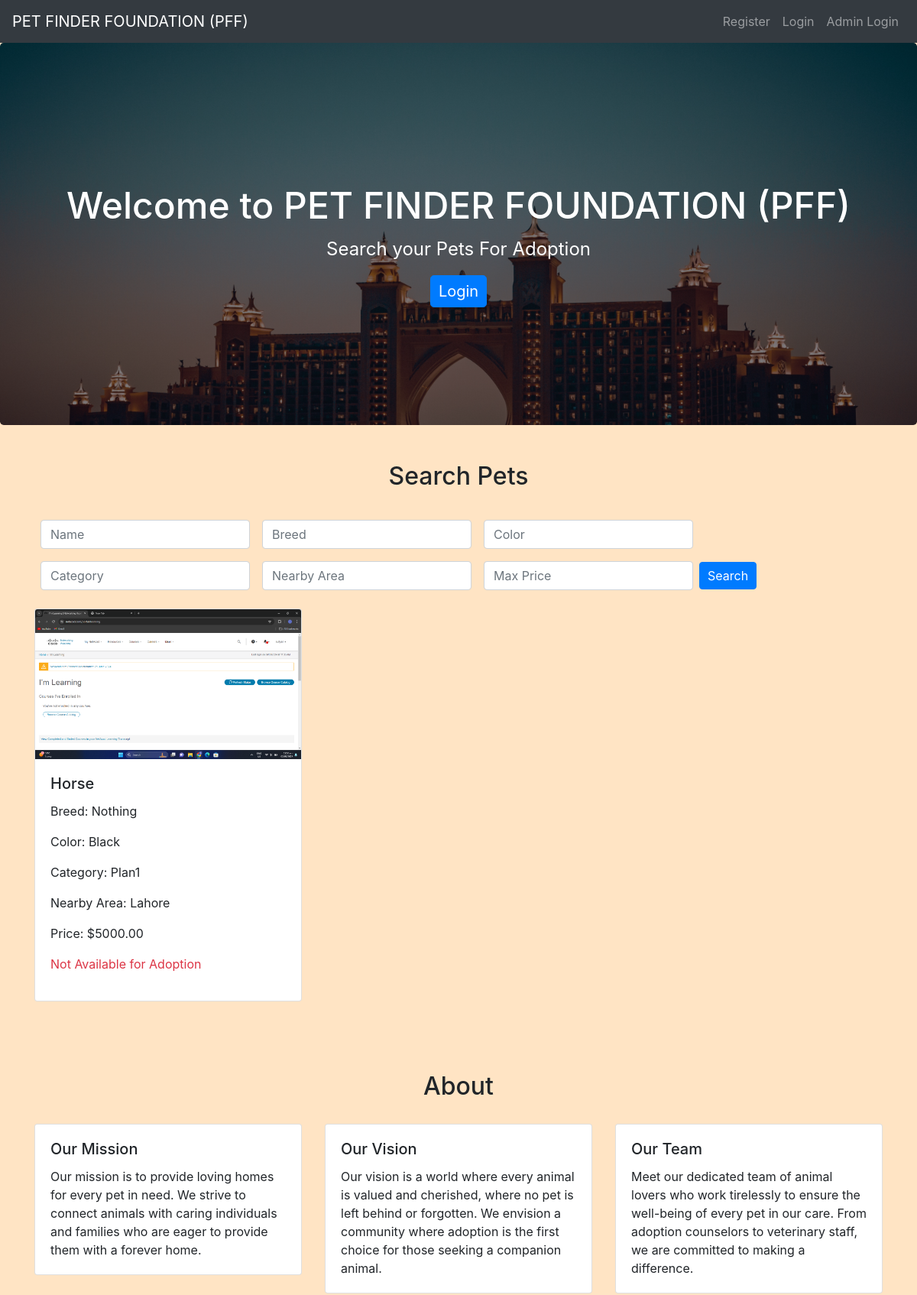
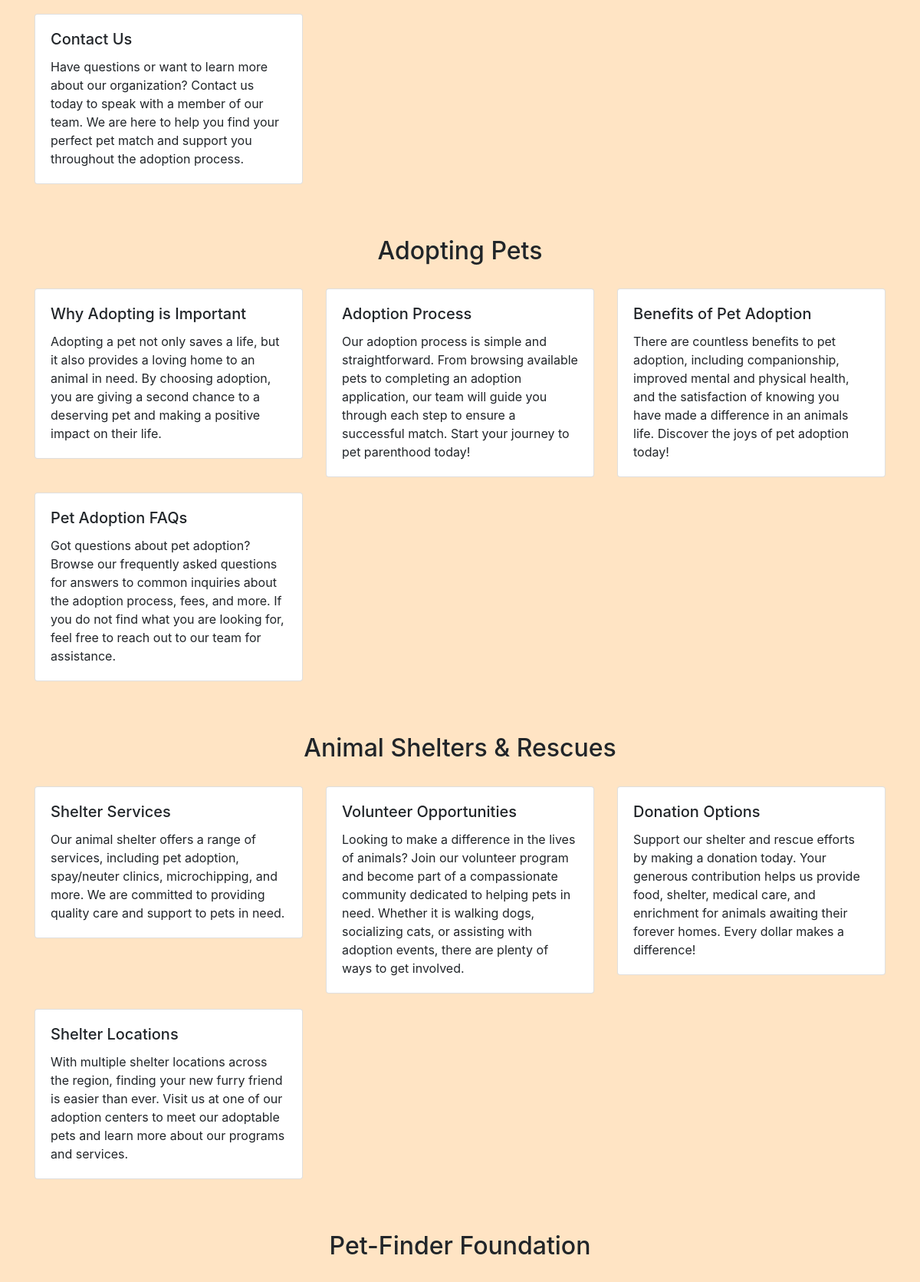
The page / (upper part) on the database its author committed (2 pictures, top to bottom).
### tables this page shows
CREATE TABLE `pets` (
  `petID` int(11) NOT NULL,
  `name` varchar(100) NOT NULL,
  `age` int(11) DEFAULT NULL,
  `price` decimal(10,2) DEFAULT NULL,
  `breed` varchar(100) DEFAULT NULL,
  `size` varchar(20) DEFAULT NULL,
  `color` varchar(50) DEFAULT NULL,
  `energyLevel` varchar(50) DEFAULT NULL,
  `friendliness` varchar(50) DEFAULT NULL,
  `easeOfTraining` varchar(50) DEFAULT NULL,
  `status` varchar(50) DEFAULT NULL,
  `imageURL` varchar(255) DEFAULT NULL,
  `vendorInfo` varchar(255) DEFAULT NULL,
  `category` varchar(50) DEFAULT NULL,
  `nearbyArea` varchar(100) DEFAULT NULL
);

CREATE TABLE `website_info` (
  `infoID` int(11) NOT NULL,
  `section` varchar(100) NOT NULL,
  `title` varchar(255) NOT NULL,
  `content` text NOT NULL
);

### index.php (the view, shortened to what this page needs)
<?php
include('config.php');
$searchParams = [
    'price' => '',
    'color' => '',
    'name' => '',
    'breed' => '',
    'category' => '',
    'nearbyArea' => ''
];
$query = "SELECT * FROM Pets WHERE 1=1";
$result = $conn->query($query);
?>
<!DOCTYPE html>
<html>
<head>
    <link rel="stylesheet" href="https://maxcdn.bootstrapcdn.com/bootstrap/4.5.2/css/bootstrap.min.css">
    <link rel="stylesheet" href="./css/style.css">
</head>
<body>
<?php
include('navbar.php');
?>
<div class="jumbotron text-center">
    <h1>Welcome to PET FINDER FOUNDATION (PFF)</h1>
    <p>Search your Pets For Adoption</p>
    <a href="login.php" class="btn btn-primary btn-lg">Login</a>
</div>
<div class="container mt-5">
    <h2>Search Pets</h2>
    <form class="form-inline mb-3" method="GET" action="index.php">
        <input type="text" name="name" class="form-control mr-sm-2 m-2" placeholder="Name" value="<?php echo $searchParams['name']; ?>">
        <input type="text" name="breed" class="form-control mr-sm-2 m-2" placeholder="Breed" value="<?php echo $searchParams['breed']; ?>">
        <input type="text" name="color" class="form-control mr-sm-2 m-2" placeholder="Color" value="<?php echo $searchParams['color']; ?>">
        <input type="text" name="category" class="form-control mr-sm-2 m-2" placeholder="Category" value="<?php echo $searchParams['category']; ?>">
        <input type="text" name="nearbyArea" class="form-control mr-sm-2 m-2" placeholder="Nearby Area" value="<?php echo $searchParams['nearbyArea']; ?>">
        <input type="number" name="price" class="form-control mr-sm-2 m-2" placeholder="Max Price" value="<?php echo $searchParams['price']; ?>">
        <button type="submit" class="btn btn-primary">Search</button>
    </form>
    <div class="row">
        <?php if ($result->num_rows > 0): ?>
            <?php while ($row = $result->fetch_assoc()): ?>
                <div class="col-md-4 mb-4">
                    <div class="card">
                        <img src="admin/<?php echo $row['imageURL']; ?>" class="card-img-top" alt="<?php echo $row['name']; ?>">
                        <div class="card-body">
                            <h5 class="card-title"><?php echo $row['name']; ?></h5>
                            <p class="card-text">Breed: <?php echo $row['breed']; ?></p>
                            <p class="card-text">Color: <?php echo $row['color']; ?></p>
                            <p class="card-text">Category: <?php echo $row['category']; ?></p>
                            <p class="card-text">Nearby Area: <?php echo $row['nearbyArea']; ?></p>
                            <p class="card-text">Price: $<?php echo $row['price']; ?></p>
                            <?php if ($row['status'] == 'Available for Adoption'): ?>
                                <a href="booking.php?petID=<?php echo $row['petID']; ?>" class="btn btn-primary">Book Now</a>
                            <?php else: ?>
                                <p class="text-danger">Not Available for Adoption</p>
                            <?php endif; ?>
                        </div>
                    </div>
                </div>
            <?php endwhile; ?>
        <?php endif; ?>
    </div>
</div>
<div class="container mt-5">
    <?php
    $info_sql = "SELECT * FROM Website_Info";
    $info_result = $conn->query($info_sql);
    $sections = array();
    while ($row = $info_result->fetch_assoc()) {
        $section = $row['section'];
        $title = $row['title'];
        $content = $row['content'];
        $sections[$section][] = array('title' => $title, 'content' => $content);
    }
    foreach ($sections as $section => $contentArray) {
        ?>
        <div class="mb-5">
            <h2><?php echo $section; ?></h2>
            <div class="row">
                <?php
                foreach ($contentArray as $contentItem) {
                    ?>
                    <div class="col-md-4">
                        <div class="card">
                            <div class="card-body">
                                <h5 class="card-title"><?php echo $contentItem['title']; ?></h5>
                                <p class="card-text"><?php echo $contentItem['content']; ?></p>
                            </div>
                        </div>
                    </div>
                    <?php
                }
                ?>
            </div>
        </div>
        <?php
    }
    ?>
</div>
</body>
</html>

### css/style.css (style rules this page uses)
body { background-color: bisque; }
h1, h2, h3, h4 { text-align: center; margin-top: 30px; margin-bottom: 30px; }
.btn-primary { padding: 5px 10px; }

### index.php (style rules this page uses)
.jumbotron { height: 500px; background-image: linear-gradient(rgba(0, 0, 0, 0.5), rgba(0, 0, 0, 0.5)), url('./images/hotel.jpg'); background-size: cover; color: white; display: flex; flex-direction: column; justify-content: center; align-items: center; }
.jumbotron h1 { font-size: 3rem; margin-bottom: 10px; }
.jumbotron p { font-size: 1.5rem; }
.card { margin-bottom: 20px; }

### rows shown on the page
pets: imageURL (picture), name "Horse", breed "Nothing", color "Black", category "Plan1", nearbyArea "Lahore", price "5000.00", shows "Not Available for Adoption"
website_info: section "Pet-Finder Foundation"

### other values the page prints
$section "About"
$contentItem['title'] "Our Mission"
$contentItem['content'] "Our mission is to provide loving homes for every pet in need. We strive to connect animals with caring individuals and families who are eager to provide them with a forever home."
$contentItem['title'] "Our Vision"
$contentItem['title'] "Our Team"
$contentItem['content'] "Meet our dedicated team of animal lovers who work tirelessly to ensure the well-being of every pet in our care. From adoption counselors to veterinary staff, we are committed to making a difference."
$contentItem['title'] "Contact Us"
$section "Adopting Pets"
$contentItem['title'] "Why Adopting is Important"
$contentItem['title'] "Adoption Process"
$contentItem['title'] "Benefits of Pet Adoption"
$contentItem['title'] "Pet Adoption FAQs"
$section "Animal Shelters & Rescues"
$contentItem['title'] "Shelter Services"
$contentItem['content'] "Our animal shelter offers a range of services, including pet adoption, spay/neuter clinics, microchipping, and more. We are committed to providing quality care and support to pets in need."
